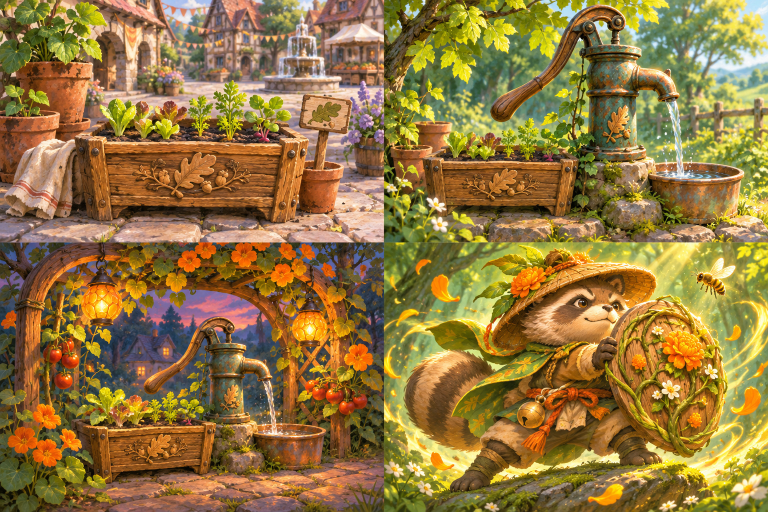
#> input picture art/card_art/garden.jpg, 1536 x 1024 px (shown at 1/2 size)
$ python draw_card_portraits.py
#> lines starting #> are read from the running program, lines starting #| are printed output that depends on the picture
"""Draw original Waldwinkel card and station illustrations at 2× resolution."""

from pathlib import Path
import math
import random

from PIL import Image, ImageDraw, ImageFilter, ImageOps

OUT = Path(__file__).resolve().parents[1] / "assets" / "ui"
SIZE = (252, 152)
PALETTES = [
    ("#264837", "#658365", "#e9b875"),
    ("#394734", "#7e9866", "#e2d6a1"),
    ("#2f4d50", "#83a59c", "#e8d5a5"),
    ("#354a37", "#75935d", "#dce4ab"),
    ("#3b574b", "#798f74", "#e4c58f"),
    ("#3e5740", "#82945c", "#eac680"),
    ("#294a59", "#668b94", "#c1ddd2"),
    ("#42533d", "#8b9d71", "#f0d19b"),
    ("#414b4c", "#828e73", "#d5ba8c"),
    ("#424961", "#867695", "#d8e8df"),
    ("#573d34", "#a57155", "#efb977"),
    ("#686345", "#a8a67d", "#f0dc9f"),
    ("#473e35", "#957952", "#ffdc8a"),
    ("#3f4953", "#858363", "#d9daa0"),
    ("#303e5e", "#717ca1", "#e4e7c0"),
    ("#2f5260", "#739e9a", "#f3cd86"),
    ("#465453", "#88918b", "#dfc392"),
    ("#643e35", "#b17a56", "#f4ba81"),
    ("#523546", "#99816c", "#e7bd88"),
    ("#434c4d", "#868b80", "#d8c697"),
]


def rgb(hex_color):
    return tuple(int(hex_color[i:i+2], 16) for i in (1, 3, 5))


def scene(index):
    shade, sky, light = PALETTES[index]
    rng = random.Random(19040 + index)
    a, b = rgb(shade), rgb(sky)
    image = Image.new("RGB", SIZE)
    pixels = image.load()
    for y in range(SIZE[1]):
        for x in range(SIZE[0]):
            center = max(0, 1-math.hypot((x-127)/166, (y-57)/111))
            value = .21+.62*center+.09*math.sin(x*.044+y*.038)+rng.uniform(-.035,.035)
            pixels[x,y] = tuple(round(u+(v-u)*value) for u,v in zip(a,b))
    d = ImageDraw.Draw(image, "RGBA")
    for row in range(3):
        horizon = 115+row*12
        points = [(x, horizon+(9+row*3)*math.sin(.052*x+row+.25*index))
                  for x in range(0, 258, 8)]
        d.polygon(points+[(256,152),(0,152)], fill=(*a, 75+row*55))
    for side in (0, 1):
        for i in range(5):
            x = 10+side*231+(i-2)*12
            y = rng.randint(37,96)
            d.polygon([(x,y),(x-16,145),(x+16,145)], fill=(*a, 93))
    halo = Image.new("RGBA", SIZE)
    h = ImageDraw.Draw(halo)
    h.ellipse((72,10,181,130), fill=(*rgb(light),105))
    image = Image.alpha_composite(image.convert("RGBA"), halo.filter(ImageFilter.GaussianBlur(26)))
    d = ImageDraw.Draw(image, "RGBA")

    def poly(coords, color, edge=None, width=2):
        d.polygon(coords, fill=color)
        if edge:
            d.line(coords+[coords[0]], fill=edge, width=width, joint="curve")

    def line(coords, color=light, width=3):
        d.line(coords, fill=color, width=width, joint="curve")

    def leaf(x, y, width, length, angle, color):
        ca, sa = math.cos(angle), math.sin(angle)
        pts = [(x + u*ca-v*sa, y + u*sa+v*ca)
               for u, v in [(0,0),(.82*width,-.40*length),(.51*width,-.71*length),
                             (0,-length),(-.59*width,-.69*length),(-width,-.43*length)]]
        poly(pts, color, shade)
        line([pts[0],pts[3]],light,1)

    if index in (0, 2, 9, 10, 14):
        for i in range(3):
            d.arc((41+i*10,21+i*7,207-i*7,152-i*12), 193, 300, fill=(*rgb(light),160-i*31), width=3)
        if index == 14:
            poly([(184,31),(175,61),(149,80),(117,84),(91,76),(75,56),(85,89),
                  (111,107),(149,105),(179,84),(188,56)], light,shade,3)
            line([(143,98),(113,121),(98,127)],"#b2b6a8",8)
        elif index == 9:
            for x,y,h,w in [(122,122,92,25),(94,119,53,17),(153,119,61,17)]:
                poly([(x-w,y-9),(x-w+5,y-h+14),(x+5,y-h),(x+w,y-h+17),(x+w,y)],
                     light,shade,3)
                poly([(x,y-2),(x+5,y-h),(x+w,y-h+17),(x+w,y)],"#8a9da6")
        elif index == 10:
            for i in range(5):
                d.arc((58+i*11,27+i*5,185-i*6,133-i*5), 35, 329, fill=light, width=5)
            poly([(89,102),(113,74),(104,68),(161,40),(146,63),(155,70),(116,110)],"#fff0ad",shade)
        else:
            line([(79,115),(118,81),(149,49),(172,42)],shade,17)
            line([(79,113),(118,79),(149,47),(172,40)],light,9)
            line([(118,79),(117,55),(127,40)],"#bc9b70",6)
            if index == 2:
                for i in range(4):
                    line([(61,79+i*10),(92,74+i*10),(135,69+i*10)],"#e5e7c4",3)
    elif index in (1, 3, 8, 11):
        if index == 1:
            border = [(126,29),(173,52),(165,93),(144,112),(126,124),(100,109),(83,87),(79,53)]
            poly(border,light,shade,4)
            poly([(126,41),(159,58),(151,90),(126,111),(102,91),(91,58)],"#735943",shade,3)
            line([(125,46),(125,106)],"#d2a879",6)
            leaf(127,94,14,38,.58,"#89a466")
        else:
            for i in range(5):
                leaf(124,115,11+i*2,58+5*(i%3),-.85+i*.42,
                     ["#c0bd8b","#799757",light][i%3])
            for i in range(3):
                d.arc((82-i*3,60+i*8,173+i*3,122+i*5),30,178,fill=light,width=6)
            line([(126,96),(153,106),(171,90),(150,89)],"#f3e6bb",3)
    elif index in (4, 5, 6, 13):
        for i in range(5):
            x=73+i*26
            y=103-int(57*math.sin((i+.75)*.55))
            if index == 13:
                leaf(x,y+42,13,38,(i-2)*.30,"#8da864")
                d.ellipse((x-19,y-15,x+17,y+12), fill=light, outline=shade, width=2)
                d.ellipse((x-3,y-5,x+4,y+2), fill="#e29f78")
            elif index == 6:
                poly([(x,y-19),(x+9,y-3),(x+6,y+6),(x-6,y+6),(x-9,y-2)],light,shade)
                d.arc((x-19,y+14,x+19,y+30),0,350,fill=light,width=2)
            elif index == 4:
                d.ellipse((x-8,y+4,x+7,y+19), fill=light)
                for j in range(3):
                    d.ellipse((x-11+j*7,y-3-3*(j==1),x-6+j*7,y+3),fill=light)
            else:
                leaf(x,y+15,9,26,(i-2)*.31,"#deb877")
                line([(x-20,y+29),(x-11,y+17)],light,2)
    elif index in (7, 17):
        d.ellipse((71,116,178,130),fill=shade)
        poly([(75,70),(181,70),(166,111),(145,121),(107,121),(91,108)],
             "#a36347" if index==17 else "#689880",light,3)
        d.ellipse((74,62,183,86),fill=light,outline=shade,width=3)
        d.ellipse((82,67,174,80),fill="#ba7744" if index==17 else "#8a7048")
        d.arc((162,78,201,107),280,100,fill=light,width=6)
        for i in range(3):
            d.arc((102+i*16,20+i*4,128+i*16,67),115,273,fill=light,width=3)
    elif index == 12:
        line([(108,37),(108,28),(145,28),(145,37)],light,4)
        poly([(110,35),(141,35),(164,57),(153,109),(99,109),(88,57)],shade,light,4)
        poly([(103,58),(149,58),(145,98),(107,98)],"#e5a96a",light,2)
        for x in (111,140):
            line([(x,58),(x,102)],shade,3)
        poly([(124,94),(115,84),(124,71),(131,66),(136,85),(130,94)],"#fff0ad")
    elif index == 15:
        poly([(94,109),(96,45),(104,32),(134,53),(164,37),(177,50),
              (167,113),(149,124),(109,122)],shade,light,5)
        for i in range(6):
            line([(110+i*9,48+i%3*3),(111+i*9,110)],light,2)
        line([(103,118),(153,118),(164,108)],"#b99366",5)
    elif index == 18:
        poly([(92,40),(156,40),(170,59),(169,117),(151,126),(96,125),(82,113),(82,59)],
             "#955360",light,4)
        d.ellipse((88,47,167,68),fill="#c6817a",outline=shade,width=3)
        d.rounded_rectangle((89,32,163,51),radius=6,fill="#b98d65",outline=light,width=3)
        line([(94,63),(94,111)],"#e7bdad",4)
        d.rounded_rectangle((107,76,155,103),radius=7,fill="#e7d6ab",outline=shade,width=2)
        d.ellipse((119,84,132,95),fill="#9f535e")
        leaf(129,94,5,14,.53,"#83935d")
    elif index == 19:
        d.ellipse((58,92,190,137),fill=shade)
        poly([(72,73),(181,73),(177,111),(159,123),(97,123),(77,110)],
             "#847b68",light,3)
        d.ellipse((72,54,182,95),fill="#afaa92",outline=shade,width=5)
        d.ellipse((105,63,147,83),fill="#645e52",outline=light,width=2)
        line([(126,72),(151,52),(174,51),(174,29)],"#70533c",9)
        d.ellipse((167,24,181,34),fill=light,outline=shade,width=2)
        for i in range(12):
            x, y = rng.randrange(90,165), rng.randrange(108,124)
            d.ellipse((x-2,y-1,x+2,y+1),fill=light)
    else:
        poly([(96,119),(85,89),(100,45),(132,31),(155,44),(171,106),(155,122)],
             "#8e9180",shade,4)
        line([(108,80),(124,64),(138,74),(119,88),(137,101),(150,87)],light,5)
        d.arc((53,65,194,134),3,178,fill=light,width=3)

    for i in range(38):
        x,y=rng.randrange(18,234),rng.randrange(9,139)
        if (x-126)**2+(y-75)**2 < 30**2:
            continue
        r=rng.choice((.5,.8,1.5,2.))
        d.ellipse((x-r,y-r,x+r,y+r),fill=(*rgb(light),rng.randrange(70,173)))
    d.rounded_rectangle((1,1,250,150),radius=12,outline=(120,94,61,255),width=3)
    d.rounded_rectangle((5,5,246,146),radius=9,outline=(*rgb(light),185),width=2)
    for x in (11,241):
        for y in (11,141):
            poly([(x-5,y),(x,y-4),(x+5,y),(x,y+4)],light,shade,1)
    return image.convert("RGB")


def gilded_plate(picture, index):
    width, height = 378, 228
    dark, tint, bright = map(rgb, PALETTES[index])
    plate = Image.new("RGB", (width, height), dark)
    px = plate.load()
    rng = random.Random(20807 + index)
    for y in range(height):
        for x in range(width):
            falloff = max(0., 1. - math.hypot((x - width * .38) / 242, (y - 28) / 162))
            texture = .024 * math.sin(x * .28 + y * .098) + rng.uniform(-.018, .018)
            mix = .20 + .43 * falloff + texture
            px[x, y] = tuple(round(a + (b - a) * mix) for a, b in zip(dark, tint))
    edges = ImageDraw.Draw(plate)
    for br, radius, color in [(4, 22, (64, 43, 31)), (7, 21, bright), (11, 17, (145, 104, 61)),
                              (14, 15, (80, 50, 34)), (18, 13, tuple(round(c*.86) for c in bright))]:
        edges.rounded_rectangle((br, br, width-1-br, height-1-br), radius=radius, outline=color, width=2)
    pane = ImageOps.fit(picture, (333, 183), method=Image.Resampling.LANCZOS)
    mask = Image.new("L", pane.size)
    ImageDraw.Draw(mask).rounded_rectangle((0, 0, *pane.size), radius=19, fill=255)
    plate.paste(pane, (22, 22), mask)
    d = ImageDraw.Draw(plate, "RGBA")
    for x, y, sx, sy in [(23,23,1,1),(355,23,-1,1),(23,205,1,-1),(355,205,-1,-1)]:
        for j in range(3):
            at = (x + sx * (13+j*7), y + sy * (4+j*4))
            d.ellipse((at[0]-3, at[1]-2, at[0]+3, at[1]+2), fill=(*bright, 210))
        d.polygon([(x-7,y),(x,y-7),(x+7,y),(x,y+7)],fill=(*bright,245))
        d.polygon([(x-3,y),(x,y-3),(x+3,y),(x,y+3)],fill=(*dark,215))
    return plate


def sheet_cells(name, side):
    path = Path(__file__).with_name("card_art") / (name + ".jpg")
    with Image.open(path) as sheet:
        width, height = sheet.size
        for y in range(side):
            for x in range(side):
                yield sheet.crop((round(x*width/side)+2, round(y*height/side)+2,
                                  round((x+1)*width/side)-2, round((y+1)*height/side)-2))


if __name__ == "__main__":
    town = list(sheet_cells("garden", 2))
#> town = 4 items
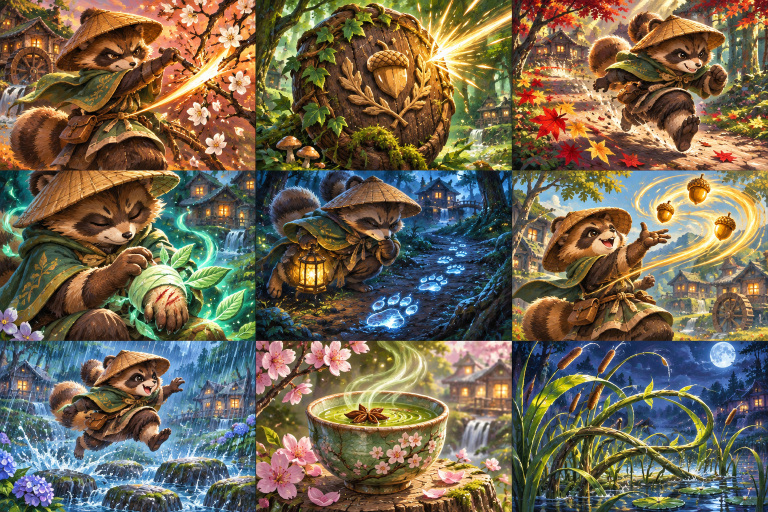
#> input picture art/card_art/starter.jpg, 1536 x 1024 px (shown at 1/2 size)
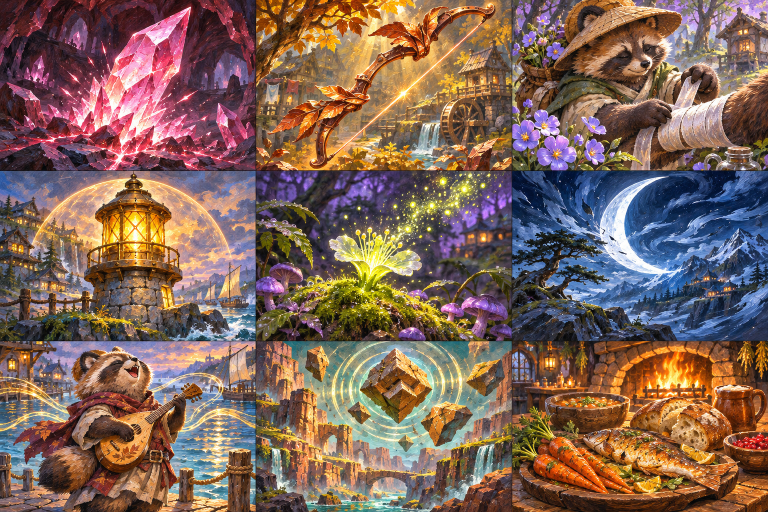
#> input picture art/card_art/island.jpg, 1536 x 1024 px (shown at 1/2 size)
    cards = [*sheet_cells("starter", 3), *sheet_cells("island", 3), town[-1]]
    for i, picture in enumerate(cards):
        gilded_plate(picture, i).save(OUT / f"portrait_card_{i:02}.png", optimize=True)
#> this loop made 19 passes
#> (dark in gilded_plate, tint in gilded_plate, bright in gilded_plate) on passes 1 to 12: ((38, 72, 55), (101, 131, 101), (233, 184, 117)), ((57, 71, 52), (126, 152, 102), (226, 214, 161)), ((47, 77, 80), (131, 165, 156), (232, 213, 165)), ((53, 74, 55), (117, 147, 93), (220, 228, 171)), ((59, 87, 75), (121, 143, 116), (228, 197, 143)), ((62, 87, 64), (130, 148, 92), (234, 198, 128)), ((41, 74, 89), (102, 139, 148), (193, 221, 210)), ((66, 83, 61), (139, 157, 113), (240, 209, 155)), ((65, 75, 76), (130, 142, 115), (213, 186, 140)), ((66, 73, 97), (134, 118, 149), (216, 232, 223)), ((87, 61, 52), (165, 113, 85), (239, 185, 119)), ((104, 99, 69), (168, 166, 125), (240, 220, 159))
#> pass 1, `gilded_plate(picture, i).save(OUT / f"portrait_card_{i:02}.png", optim..`:
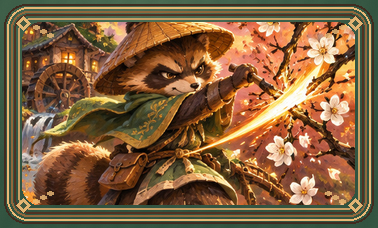
#> saved as portrait_card_00.png: PIL image 378x228 RGB; mean R, G, B 130.1, 97.7, 63.1
    for name, picture in zip(("seedlings", "pump", "lanterns"), town):
        ImageOps.fit(picture, (352, 204), method=Image.Resampling.LANCZOS).save(OUT / f"town_{name}.png", optimize=True)
#> this loop made 3 passes
#> name on passes 1 to 3: 'seedlings', 'pump', 'lanterns'
#> pass 1, `ImageOps.fit(picture, (352, 204), method=Image.Resampling.LANCZOS).sav..`:
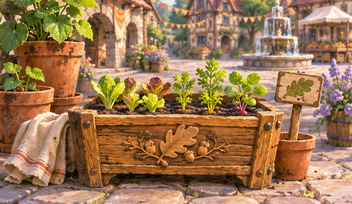
#> saved as town_seedlings.png: PIL image 352x204 RGB; mean R, G, B 155.9, 118.8, 81.9
#> pass 2, `ImageOps.fit(picture, (352, 204), method=Image.Resampling.LANCZOS).sav..`:
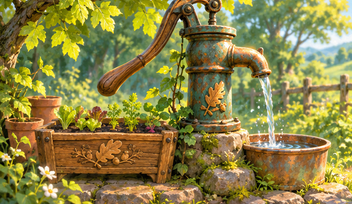
#> saved as town_pump.png: PIL image 352x204 RGB; mean R, G, B 139.8, 131, 70
    for index, station in enumerate(("cook","preserve","mill"),start=17):
        scene(index).save(OUT / f"station_{station}.png", optimize=True)
#> this loop made 3 passes
#> (a in scene, b in scene) on passes 1 to 3: ((100, 62, 53), (177, 122, 86)), ((82, 53, 70), (153, 129, 108)), ((67, 76, 77), (134, 139, 128))
#> pass 1, `scene(index).save(OUT / f"station_{station}.png", optimize=True)`:
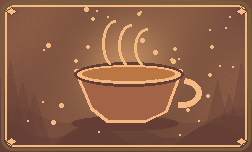
#> saved as station_cook.png: PIL image 252x152 RGB; mean R, G, B 141, 95.8, 70.7

    # Short-lived hit particles. Transparent margins allow the art to move across the scene.
    for kind in ("strike", "guard", "heal", "focus", "spore"):
        sprite = Image.new("RGBA", (64, 64))
        ink = ImageDraw.Draw(sprite)
        if kind == "strike":
            ink.polygon([(5,53),(32,16),(28,34),(58,7),(33,46),(38,30)], fill="#ffdc83")
        elif kind == "guard":
            ink.polygon([(8,28),(34,7),(56,19),(36,55)], fill="#82cfcf")
            ink.line([(10,28),(34,11),(48,18)], fill="#f5efd3", width=4)
        elif kind == "heal":
            ink.ellipse((17,9,46,54),fill="#a8d57c")
            ink.line([(28,49),(31,36),(34,26),(34,16)], fill="#edecaf", width=3)
        elif kind == "spore":
            for x,y,r in [(31,32,11),(49,17,5),(17,50,4)]:
                ink.ellipse((x-r,y-r,x+r,y+r),fill="#dfb3e1")
                ink.ellipse((x-r//2,y-r//2,x,y),fill="#fae7d1")
        else:
            ink.polygon([(32,5),(38,24),(54,33),(39,40),(30,59),(25,40),(9,33),(25,24)], fill="#eedb98")
        sprite.resize((32,32), Image.Resampling.LANCZOS).save(OUT / f"burst_{kind}.png", optimize=True)
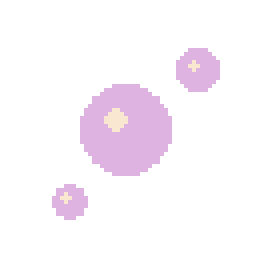
#> sprite: PIL image 64x64 RGBA (shown 4 times larger); mean R, G, B, A 31.3, 25.4, 31.2, 35.5; transparent parts drawn white
